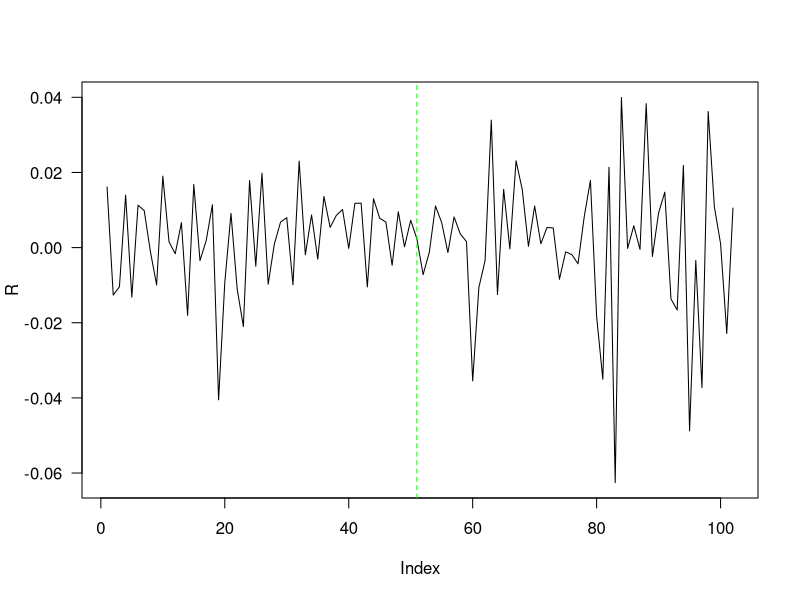
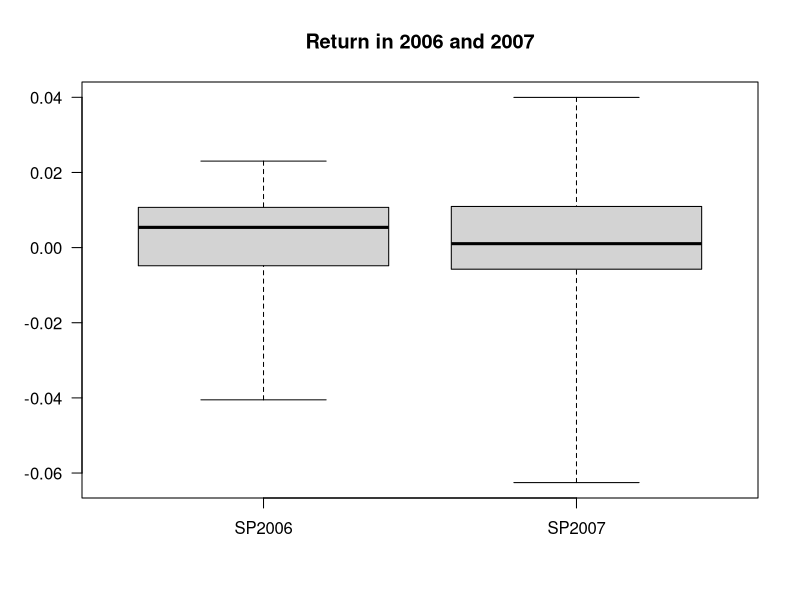
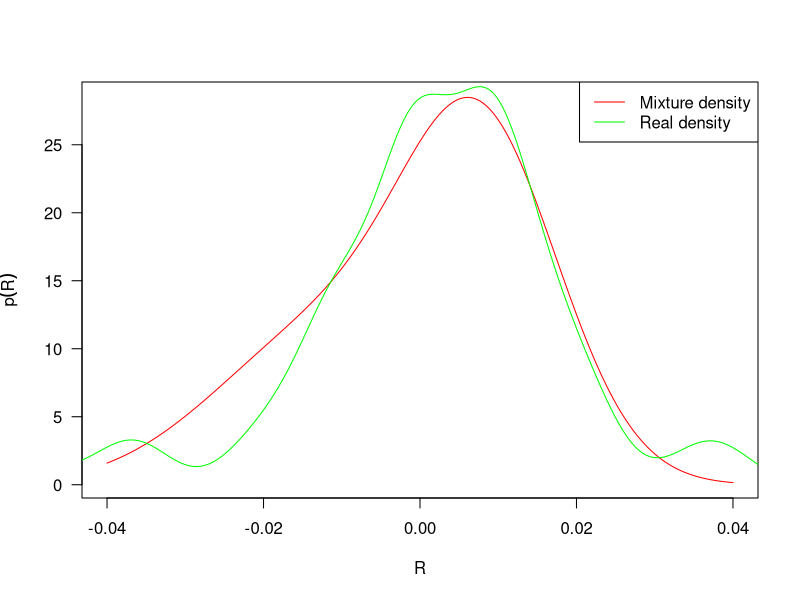
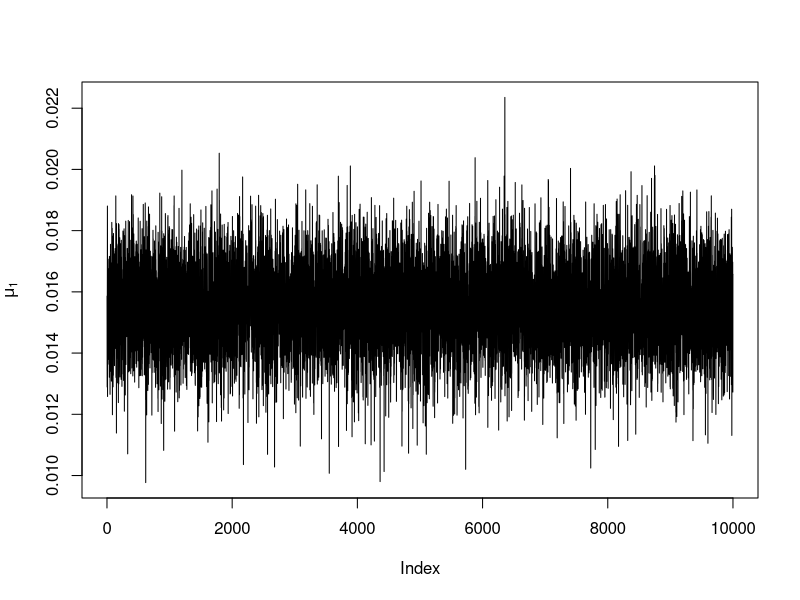
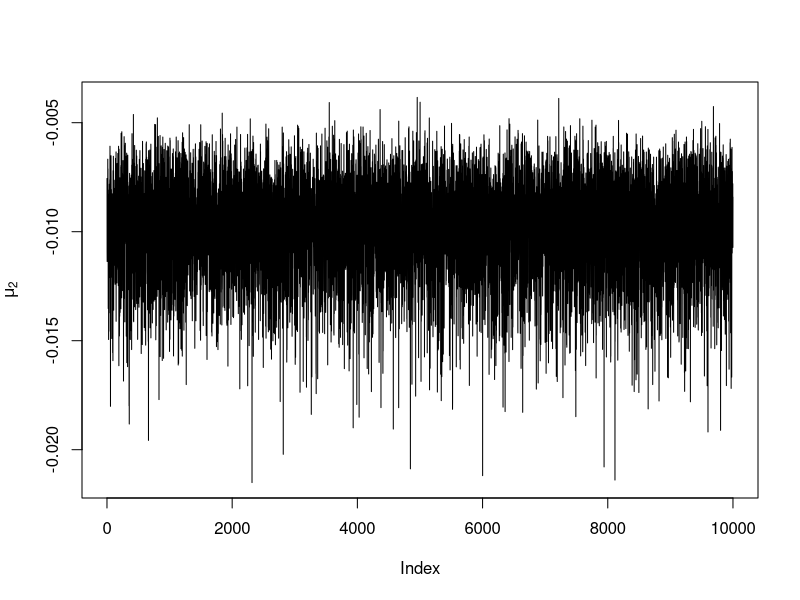
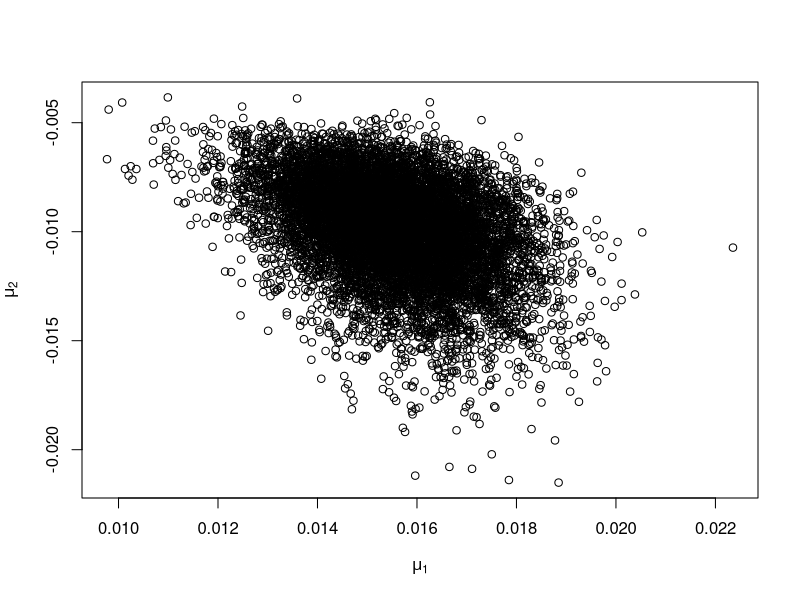
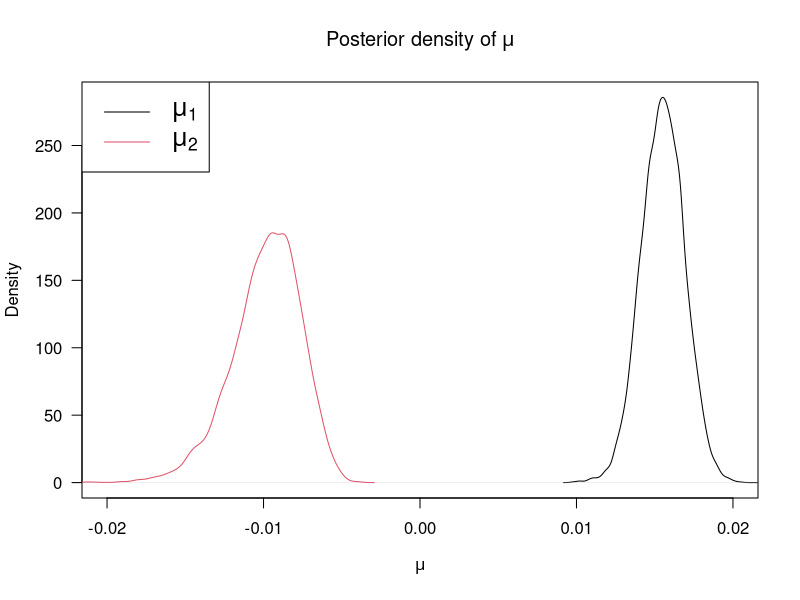
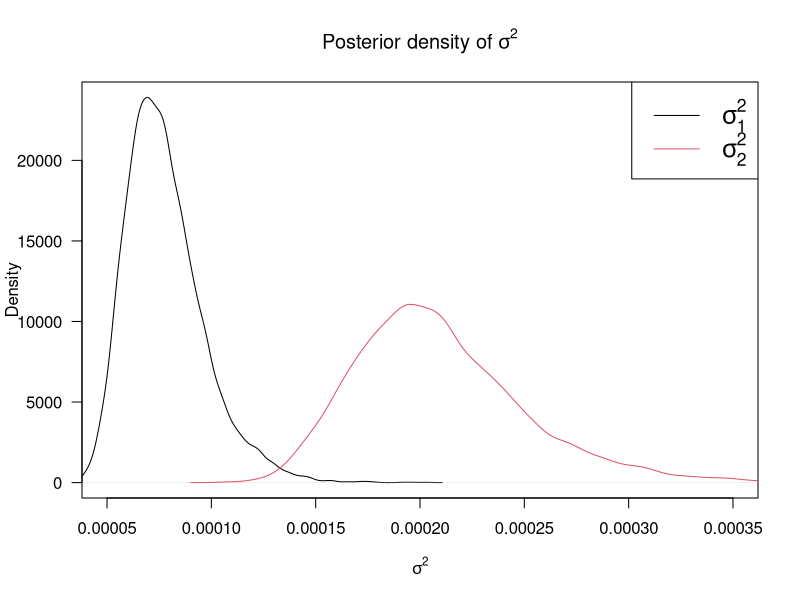

Recreate these plots in R, in order.
## ---- chunk 1
knitr::opts_chunk$set(echo = F)
library(coda)
library(MASS)
library(mvtnorm)

## ---- chunk 2
SP500.2006 <- read.csv("2006.txt",header = F)
SP500.2007 <- read.csv("2007.txt",header = F)
SP500 <- rbind(SP500.2006,SP500.2007)

r = c(4.35,4.44,4.42,4.51,4.6,4.66,4.7,4.69,4.74,4.76,4.77,4.78,4.83,4.82,4.91,4.98,4.98,5.02,4.99,
      4.97,5.07,5.05,5.15,5.22,5.30,5.29,5.26,5.22,5.16,5.11,5.07,5.06,5.07,5.03,5.02,4.99,5.00,4.89,4.87,
      5.02,5.04,5.08,4.95,5.02,5.04,5.01,4.98,4.90,4.95,4.96,4.99,
      4.98,5.01,5.08,5.09,5.09,5.09,5.06,5.05,4.9,4.91,4.89,4.90,4.92,4.90,4.90,4.82,4.96,4.96,4.96,4.99,
      4.98,4.97,4.93,4.99,4.98,4.95,4.82,4.89,4.41,4.10,4.24,4.28,4.12,4.06,4.03,4.10,4.03,4.11,4.23,4.11,3.91,3.98,
      4.04,3.71, 3.65,3.18,3.31,3.13,3.16,3.26,3.34
      )/365
# transfer annual rate to daily rate

R = c()
for (i in 2:nrow(SP500)){
  R = c(R, log(SP500$V2[i]/SP500$V2[i-1]))
}



## ---- chunk 3
plot(R, type = 'l', las = 1)
abline(v = length(R)/2, col = 'green', lty = 2)
# boxplot(R, las = 1)
# summary(R)
## ---- chunk 4
# plot(density(R),las = 1, xlab = 'R')

boxplot(list(SP2006 = R[1:round(length(R)/2)],SP2007 = R[round(length(R)/2):length(R)]),
        las = 1, range = 0, main = 'Return in 2006 and 2007')

# abline(v = 0.008, col = 3)
# abline(v = -0.001, col = 5)

# length(subset(R, R > 0.009))
# length(subset(R, R > 0.003 & R < 0.011))

# length(subset(R, R > -0.002 & R < 0.009))
# length(subset(R, R < -0.002))

## ---- chunk 5
# K = # of mixture normal models 
# T = total # of days
# pi = proportion of each normal model
# mu = mean of each normal
# theta = variance of each normal
# v_t ~ Uniform[0,1]
# Gt = k -> which normal model

mu = c(0.008, -0.012)
s2 = c(0.0001, 0.0002)
p = c(0.6, 0.4)
K = 2 # the number of mixed normal models

interval = seq(-0.04,0.04,0.0001)
plot(interval, p[1]*dnorm(interval, mu[1], sqrt(s2[1])) + p[2]*dnorm(interval, mu[2], sqrt(s2[2])), 
     col = 'red', las = 1, ylab = expression(p(R)), xlab = expression(R), type = 'l')
lines(density(R),col='green')
legend('topright',legend = c("Mixture density","Real density"), lty = c(1,1), col = c('red','green'))

## ---- chunk 6

# Fix K = 2, v_t = 0 (p. 595)

Psi.k = function(u){
  return(log(p[1]*exp(-u*mu[1] + u^2*s2[1]/2) + p[2]*exp(-u*mu[2] + u^2*s2[2]/2)))
}

Psi.vt = Psi.k(u = 0)
Psi.vt_1 = Psi.k(u = -1)

r_t = mean(r) #0.01

rho_t = r_t + Psi.vt - Psi.vt_1

Post.Gt.1 = p[1] * dnorm(R, mu[1] + rho_t,sqrt(s2[1]))/(p[1] * dnorm(R, mu[1] + rho_t,sqrt(s2[1])) + p[2] * dnorm(R, mu[2] + rho_t,sqrt(s2[2])))
Post.Gt.2 = p[2] * dnorm(R, mu[2] + rho_t,sqrt(s2[2]))/(p[1] * dnorm(R, mu[1] + rho_t,sqrt(s2[1])) + p[2] * dnorm(R, mu[2] + rho_t,sqrt(s2[2])))

model.num = c()
for (i in 1:length(R)){
  if (Post.Gt.1[i] > Post.Gt.2[i]){
    model.num = c(model.num,1)
  }
  else {model.num = c(model.num,2)}
}

# cbind(Post.Gt.1, Post.Gt.2, model.num)

x1 = length(subset(model.num, model.num == 1))
x2 = length(subset(model.num, model.num == 2))

# c(x1, x2)
## ---- chunk 7

a <- b <- 1
mu_0 <- mean(mu)
tao_0.sq <- 0.01^2
sigma_0.sq <- 0.01^2
v_0 <- 1

trace <- array(NA, dim = c(10000,5), dimnames=list(iteration=NULL, parameters = c('mu1', 'mu2','sigma1.sq','sigma2.sq','p')))
trace[1,] <- tr <- c(mean(R[model.num == 1]), mean(R[model.num == 2]), 
                     var(R[model.num == 1]), var(R[model.num == 2]), x1/(x1+x2))


x1 = length(subset(model.num, model.num == 1))
x2 = length(subset(model.num, model.num == 2))

R1 = R[model.num == 1]
R2 = R[model.num == 2]

R1.bar = mean(R[model.num == 1])
R2.bar = mean(R[model.num == 2])


for (i in 2:10000){
  new.p <- rbeta(1,  x1 + a, x2 + b)
  
  new.sigma1.sq <- 1/rgamma(1,0.5*(v_0 + x1),0.5*(v_0*sigma_0.sq + sum((R[model.num == 1]-tr[1])^2)))
  new.sigma2.sq <- 1/rgamma(1,0.5*(v_0 + x2),0.5*(v_0*sigma_0.sq + sum((R[model.num == 2]-tr[2])^2)))
  
  new.mu1 <- rnorm(1,(mu_0/tao_0.sq + x1*R1.bar/new.sigma1.sq)/(1/tao_0.sq + x1/new.sigma1.sq),
                      sqrt(1/(1/tao_0.sq + x1/new.sigma1.sq)))

  # new.mu2 <- rnorm(1,(mu_0/tao_0.sq + x2*R2.bar/new.sigma2.sq)/(1/tao_0.sq + x2/new.sigma2.sq),
                      # sqrt(1/(1/tao_0.sq + x2/new.sigma2.sq)))
 # A = 
 # b =
  
  # new.mu1 = rnorm(1,-A^(-1)*b,A^(-1))
  new.mu2 = -new.mu1*new.p/(1-new.p)
  
  trace[i,] <- tr <- c(new.mu1, new.mu2, new.sigma1.sq, new.sigma2.sq, new.p)
  
  }

## ---- chunk 8
plot(trace[,1],type = 'l',ylab=expression(mu[1]))
plot(trace[,2],type = 'l',ylab=expression(mu[2]))
plot(trace[,1],trace[,2],ylab=expression(mu[2]),xlab=expression(mu[1]))

## ---- chunk 9

plot(density(trace[,1]), type = 'l', ylab = 'Density', xlab = expression(mu),
     las = 1,xlim = c(-0.02,0.02),
     main = expression('Posterior density of'~mu))
lines(density(trace[,2]), type = 'l',col=2)
legend('topleft',legend = c(expression(mu[1]),expression(mu[2])), 
       col = c(1,2), lty = c(1,1), cex = 1.5)

plot(density(trace[,3]), type = 'l', ylab = 'Density', xlab = expression(sigma^2),
     las = 1, xlim = c(5e-5,3.5e-4),
     main = expression('Posterior density of'~sigma^2))
lines(density(trace[,4]), type = 'l', col = 2)
legend('topright',legend = c(expression(sigma[1]^2),expression(sigma[2]^2)), 
       col = c(1,2), lty = c(1,1), cex = 1.5)


plot(density(trace[,5]), type = 'l', ylab = 'Density', xlab = expression(pi),
     xlim = c(0.2,0.8), las = 1,
     main = expression('Posterior density of'~pi))
lines(density(1-trace[,5]), col=2)
legend('topleft',legend = c(expression(pi[1]),expression(pi[2])), 
       col = c(1,2), lty = c(1,1),cex = 1.5)

## ---- chunk 10

post.inf = apply(trace,2,FUN = function(x){return(c(mean(x),quantile(x,c(0.025,0.975))))})
row.names(post.inf)[1] = 'mean'
round(post.inf, 6)


## ---- chunk 11
par(mfrow=c(4,1))
mu.mcmc <- mcmc(trace[,1:2], start = 100)
autocorr.plot(mu.mcmc)
sigma.mcmc <- mcmc(trace[,3:4], start = 100)
autocorr.plot(sigma.mcmc)
t(as.matrix(c(effectiveSize(mu.mcmc), effectiveSize(sigma.mcmc))))
